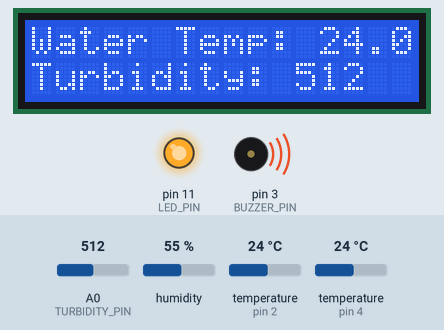
The sketch below on a simulated Arduino Uno, built with avr-gcc and run on an emulated ATmega328P. Parts: 16×2 character LCD, output pins drawn as LEDs (lit = HIGH), buzzer (waves = sounding). The test bench sets the inputs (shaded band); at power-on: A0 (TURBIDITY_PIN) = 512, temperature (sensors on pin 4, pin 2) 24 °C, humidity 55 %. Pins used as bus, display or sensor lines are not drawn; what the sketch prints to the serial monitor is not drawn.

Above: at 1.2 s.
1.3 s: A0 (TURBIDITY_PIN) set to 811
At 6.3 s:
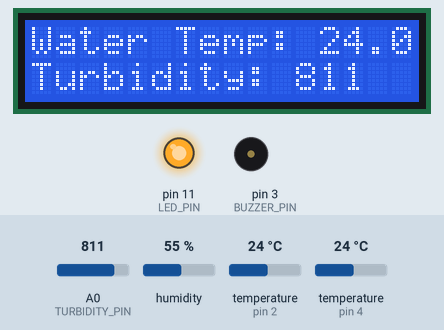
8.9 s: A0 (TURBIDITY_PIN) set to 838
At 10.2 s:
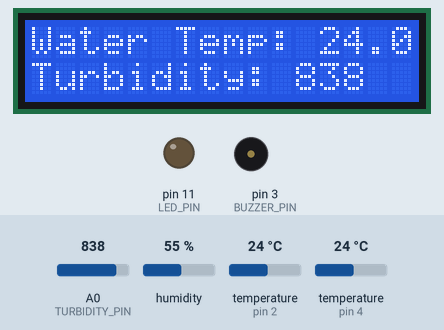
12.6 s: temperature (sensor on pin 4) set to 12 °C
At 16.2 s:
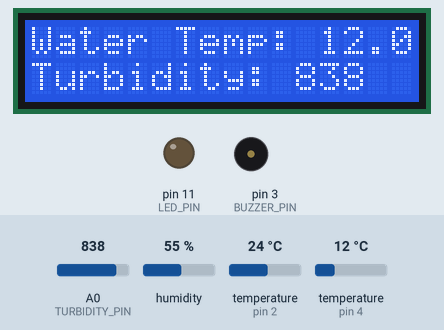
16.5 s: temperature (sensor on pin 4) set to 19 °C
At 18.1 s:
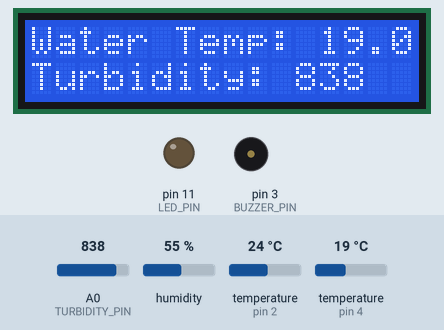
20.2 s: temperature (sensor on pin 4) set to 28 °C
At 21.1 s:
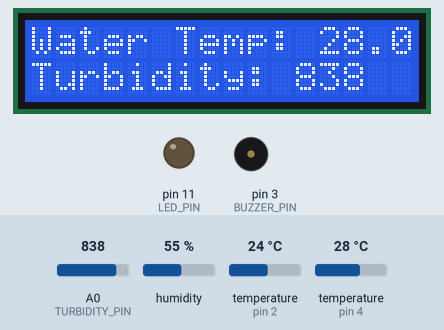
23.9 s: A0 (TURBIDITY_PIN) set to 820
At 27.1 s:
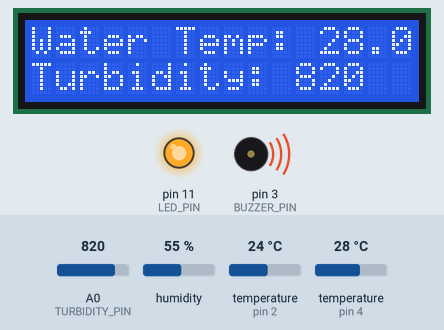
Timing chart, 0 to 30.6 s (numbered marks = the images above; inputs shaded):
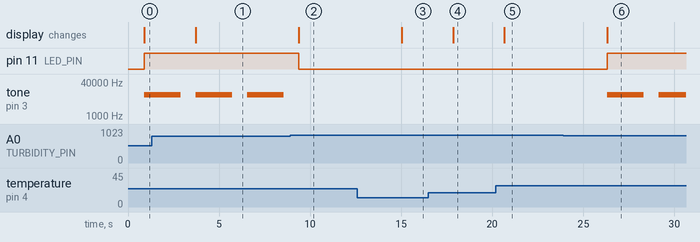

Measured:
- the behaviour switches between 829 and 830 on A0 (TURBIDITY_PIN) (found by bisection; images 1 and 2)
- after the input at 1.3 s, the display: changes after 2.4 s (image 1)
- after the input at 8.9 s, pin 11 (LED_PIN): HIGH → LOW after 0.47 s; tone on pin 3 (BUZZER_PIN): stays silent (without the input it goes to 10000 Hz after 0.47 s); the display: changes after 0.47 s (image 2)
- after the input at 12.6 s, the display: changes after 2.4 s (image 3)
- after the input at 16.5 s, the display: changes after 1.3 s (image 4)
- after the input at 20.2 s, the display: changes after 0.47 s (image 5)
- after the input at 23.9 s, pin 11 (LED_PIN): LOW → HIGH after 2.4 s; tone on pin 3 (BUZZER_PIN): silent → 10000 Hz after 2.4 s, → silent 2.0 s later, → 10000 Hz 0.82 s later; the display: changes after 2.4 s (image 6)
- by itself, tone on pin 3 (BUZZER_PIN): alternates 10000 Hz for 2.0 s and silent for 0.82 s

The sketch:

Intelligent_water_quality_monitoring.ino
```cpp
#include <DHT.h>
#include <OneWire.h>
#include <DallasTemperature.h>
#include <LiquidCrystal.h>
#include <LiquidCrystal_I2C.h>

// Pin definitions
#define DHTPIN 2
#define DHTTYPE DHT11
#define TURBIDITY_PIN A0
#define WATER_TEMP_PIN 4
#define BUZZER_PIN 3
#define LED_PIN 11

// Initialize sensors and LCD
DHT dht(DHTPIN, DHTTYPE);
OneWire oneWire(WATER_TEMP_PIN);
DallasTemperature waterTempSensor(&oneWire);
LiquidCrystal_I2C lcd(0x27, 2, 1, 0, 4, 5, 6, 7, 3, POSITIVE);

void setup() {
  // Initialize Serial for ESP8266 communication
  Serial.begin(115200);

  // Initialize sensors
  dht.begin();
  waterTempSensor.begin();

  // Initialize LCD
  lcd.begin(16, 2);

  // Setup pins
  pinMode(BUZZER_PIN, OUTPUT);
  pinMode(LED_PIN, OUTPUT);
}

void loop() {
  // Read sensors
  float h = dht.readHumidity();
  float t = dht.readTemperature();
  waterTempSensor.requestTemperatures();
  float waterTemp = waterTempSensor.getTempCByIndex(0);
  int turbidityValue = analogRead(TURBIDITY_PIN);

  // Display data on LCD
  lcd.clear();
  lcd.setCursor(0, 0);
  lcd.print("Water Temp: " + String(waterTemp) + "C");
  lcd.setCursor(0, 1);
  lcd.print("Turbidity: " + String(turbidityValue));

  // Prepare data to send
  String data = String(waterTemp) + "," + String(t) + "," + String(h) + "," + String(turbidityValue) + "\n";

  // Send data to ESP8266
//  Serial.print(data);

  // Trigger buzzer and LED if turbidity is high
  if (turbidityValue < 830) { // Example threshold
    digitalWrite(BUZZER_PIN, HIGH);
    digitalWrite(LED_PIN, HIGH);
    tone(BUZZER_PIN, 10000,2000);
  } else {
    digitalWrite(BUZZER_PIN, LOW);
    digitalWrite(LED_PIN, LOW);
  }

    // Send data to ESP8266
  Serial.print(t); Serial.print(",");
  Serial.print(h); Serial.print(",");
  Serial.print(waterTemp); Serial.print(",");
  Serial.println(turbidityValue);

  delay(2000); // Delay for readability
}
```
